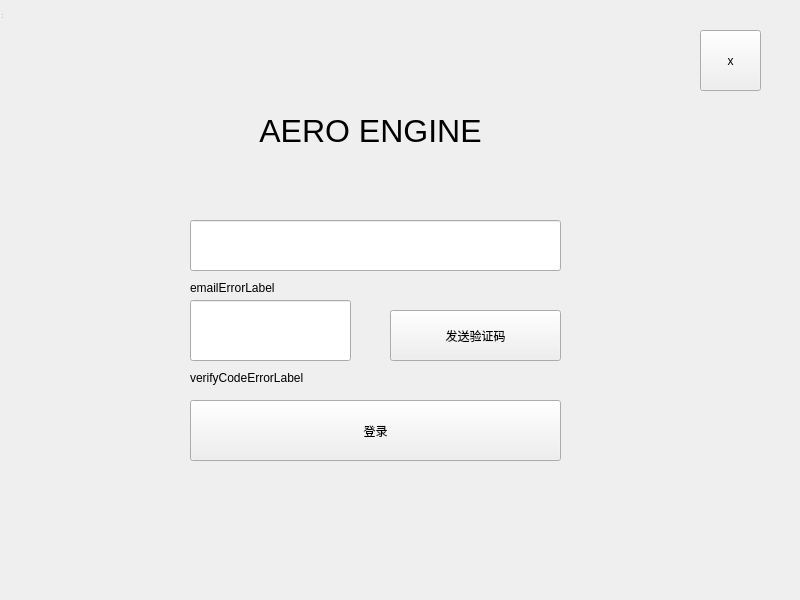
<?xml version="1.0" encoding="UTF-8"?>
<ui version="4.0">
    <class>login</class>
    <widget class="QWidget" name="login">
        <property name="geometry">
            <rect>
                <x>0</x>
                <y>0</y>
                <width>800</width>
                <height>600</height>
            </rect>
        </property>
        <property name="windowTitle">
            <string>login</string>
        </property>
        <widget class="QWidget" name="centralwidget" native="true">
            <property name="geometry">
                <rect>
                    <x>0</x>
                    <y>0</y>
                    <width>100</width>
                    <height>30</height>
                </rect>
            </property>
        </widget>
        <widget class="QStatusBar" name="statusbar">
            <property name="geometry">
                <rect>
                    <x>0</x>
                    <y>0</y>
                    <width>3</width>
                    <height>20</height>
                </rect>
            </property>
        </widget>
        <widget class="QPushButton" name="sendVerifyBtn">
            <property name="geometry">
                <rect>
                    <x>390</x>
                    <y>310</y>
                    <width>171</width>
                    <height>51</height>
                </rect>
            </property>
            <property name="text">
                <string>发送验证码</string>
            </property>
        </widget>
        <widget class="QPushButton" name="loginBtn">
            <property name="geometry">
                <rect>
                    <x>190</x>
                    <y>400</y>
                    <width>371</width>
                    <height>61</height>
                </rect>
            </property>
            <property name="text">
                <string>登录</string>
            </property>
        </widget>
        <widget class="QPushButton" name="closeBtn">
            <property name="geometry">
                <rect>
                    <x>700</x>
                    <y>30</y>
                    <width>61</width>
                    <height>61</height>
                </rect>
            </property>
            <property name="text">
                <string>x</string>
            </property>
        </widget>
        <widget class="QLabel" name="title">
            <property name="geometry">
                <rect>
                    <x>250</x>
                    <y>80</y>
                    <width>241</width>
                    <height>101</height>
                </rect>
            </property>
            <property name="font">
                <font>
                    <pointsize>24</pointsize>
                </font>
            </property>
            <property name="text">
                <string>AERO ENGINE</string>
            </property>
            <property name="textFormat">
                <enum>Qt::TextFormat::AutoText</enum>
            </property>
            <property name="alignment">
                <set>Qt::AlignmentFlag::AlignCenter</set>
            </property>
        </widget>
        <widget class="QLineEdit" name="emailEdit">
            <property name="geometry">
                <rect>
                    <x>190</x>
                    <y>220</y>
                    <width>371</width>
                    <height>51</height>
                </rect>
            </property>
        </widget>
        <widget class="QLineEdit" name="verifyCodeEdit">
            <property name="geometry">
                <rect>
                    <x>190</x>
                    <y>300</y>
                    <width>161</width>
                    <height>61</height>
                </rect>
            </property>
        </widget>
        <widget class="QLabel" name="emailErrorLabel">
            <property name="geometry">
                <rect>
                    <x>190</x>
                    <y>280</y>
                    <width>351</width>
                    <height>16</height>
                </rect>
            </property>
            <property name="text">
                <string>emailErrorLabel</string>
            </property>
            <property name="visible">
                <bool>false</bool>
            </property>
        </widget>
        <widget class="QLabel" name="verifyCodeErrorLabel">
            <property name="geometry">
                <rect>
                    <x>190</x>
                    <y>370</y>
                    <width>161</width>
                    <height>16</height>
                </rect>
            </property>
            <property name="text">
                <string>verifyCodeErrorLabel</string>
            </property>
            <property name="visible">
                <bool>false</bool>
            </property>
        </widget>
    </widget>
    <resources />
    <connections />
</ui>
